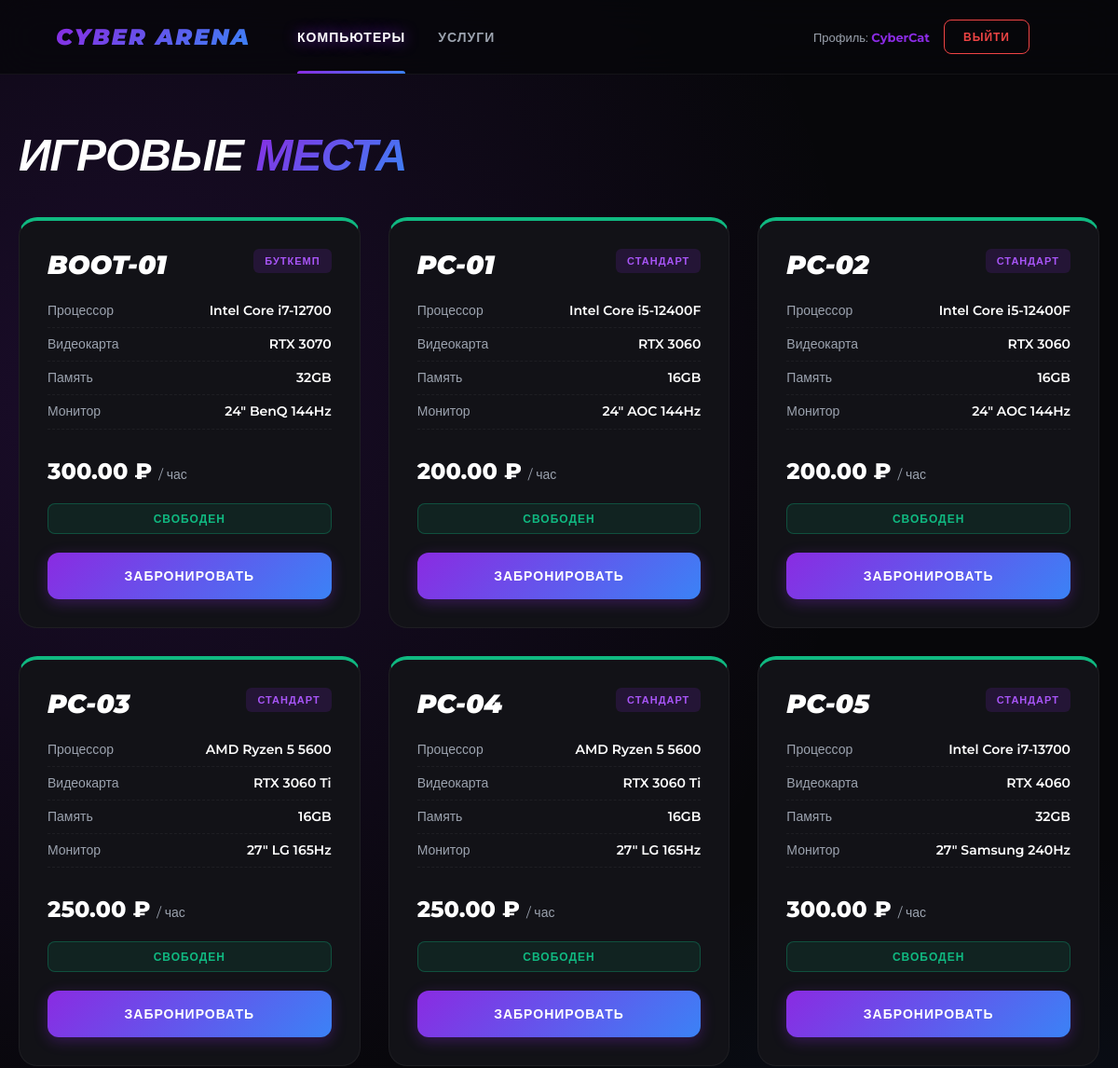
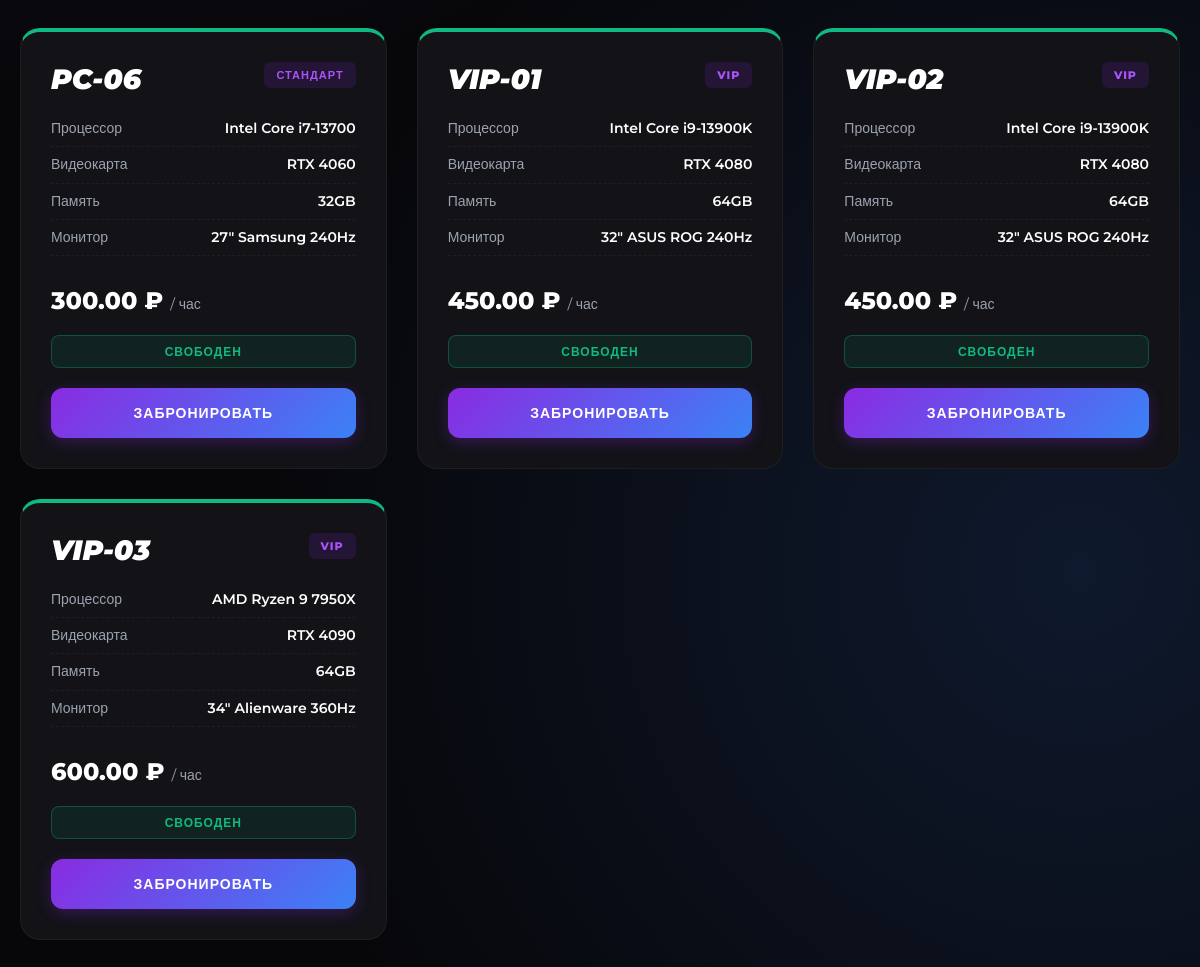
Page /arena/ (signed in) on the committed database (2 pictures, top to bottom).
### c_club/models.py (models this page shows, shortened)
class User(AbstractUser): #пользователи
    class Role(models.TextChoices):
        CLIENT = 'client', 'Клиент'
        ADMIN = 'admin', 'Администратор'
        MANAGER = 'manager', 'Менеджер'
        TECHNICIAN = 'technician', 'Техник'
    role = models.CharField(max_length=20, choices=Role.choices, default=Role.CLIENT)
    nickname = models.CharField(max_length=50, unique=True, null=True, blank=True)
    phone = models.CharField(max_length=20, blank=True)
    balance = models.DecimalField(max_digits=10, decimal_places=2, default=0)
    is_blocked = models.BooleanField(default=False)

class Computer(models.Model): #компы
    class Zone(models.TextChoices):
        STANDARD = 'standard', 'Стандарт'
        VIP = 'vip', 'VIP'
        BOOTCAMP = 'bootcamp', 'Буткемп'
    class Status(models.TextChoices):
        FREE = 'free', 'Свободен'
        BUSY = 'busy', 'Занят'
        MAINTENANCE = 'maintenance', 'Обслуживание'
        BROKEN = 'broken', 'Неисправен'
    name = models.CharField(max_length=50, unique=True)
    zone = models.CharField(max_length=20, choices=Zone.choices, default=Zone.STANDARD)
    cpu = models.CharField(max_length=100, blank=True)
    gpu = models.CharField(max_length=100, blank=True)
    ram = models.CharField(max_length=50, blank=True)
    monitor = models.CharField(max_length=100, blank=True)
    status = models.CharField(max_length=20, choices=Status.choices, default=Status.FREE)
    hourly_rate = models.DecimalField(max_digits=10, decimal_places=2)
    tariff = models.ForeignKey(Tariff, on_delete=models.SET_NULL, null=True, blank=True)
    class Meta:
        ordering = ['name']

### c_club/views.py (the view)
# urls.py: path('arena/', views.index_page, name='index'),
@role_required(['client', 'admin', 'manager', 'technician'])
def index_page(request):
    computers = Computer.objects.all().order_by('name')
    clients = []
    if request.user.role in ['admin', 'manager']:
        clients = User.objects.filter(role='client').order_by('nickname')
    context = {
        'computers': computers,
        'clients': clients,
    }
    return render(request, 'index.html', context)

### c_club/views.py (called while the page is built)
def role_required(allowed_roles):
    def decorator(view_func):
        @wraps(view_func)
        def _wrapped_view(request, *args, **kwargs):
            if not request.user.is_authenticated:
                return redirect('login_page')
            if request.user.role not in allowed_roles:
                return JsonResponse({'status': 'error', 'message': 'Доступ запрещен', 'code': 403}, status=403)
            return view_func(request, *args, **kwargs)
        return _wrapped_view
    return decorator

### c_club/templates/index.html (shortened to what this page needs)
{% load static %}
<!DOCTYPE html>
<html lang="ru">
<head>
    <link rel="stylesheet" href="{% static 'css/style.css' %}">
</head>
<body>
    <nav>
        <a href="/" class="nav-brand" style="text-decoration: none;">Cyber Arena</a>
        {% if user.is_authenticated %}
            <a href="/arena/" class="{% if request.resolver_match.url_name == 'index' %}active{% endif %}">Компьютеры</a>
            <a href="/services-page/" class="{% if request.resolver_match.url_name == 'services-page' %}active{% endif %}">Услуги</a>
        {% endif %}
        <div style="margin-left: auto; display: flex; align-items: center; gap: 15px;">
            {% if user.is_authenticated %}
                <span style="color: var(--text-muted); font-size: 13px;">
                    Профиль: <b style="color: var(--primary);">{{ user.nickname|default:user.username }}</b>
                </span>
                <a href="/logout/" class="admin-link" style="margin-left: 0; border-color: var(--danger); color: var(--danger) !important;">Выйти</a>
            {% else %}
                <a href="/login/" class="btn" style="padding: 10px 20px; width: auto; font-size: 13px;">Вход</a>
            {% endif %}
        </div>
    </nav>
    <div class="container">
        <h1>Игровые <span>места</span></h1>
        <div class="grid">
            {% for comp in computers %}
                <div class="card {{ comp.status }}">
                    <div class="card-header">
                        <div class="card-title">{{ comp.name }}</div>
                        <div class="zone-badge">{{ comp.get_zone_display }}</div>
                    </div>
                    <div class="card-specs">
                        <div>Процессор <span>{{ comp.cpu|default:"—" }}</span></div>
                        <div>Видеокарта <span>{{ comp.gpu|default:"—" }}</span></div>
                        <div>Память <span>{{ comp.ram|default:"—" }}</span></div>
                        {% if comp.monitor %}<div>Монитор <span>{{ comp.monitor }}</span></div>{% endif %}
                    </div>
                    <div class="price">{{ comp.hourly_rate }} ₽ <span>/ час</span></div>
                    <div class="status {{ comp.status }}">
                        {% if comp.status == 'free' %}Свободен
                        {% elif comp.status == 'busy' %}Занят
                        {% else %}Обслуживание{% endif %}
                    </div>
                    {% if comp.status == 'free' %}
                        <button class="btn" onclick="openStartModal({{ comp.id }}, '{{ comp.name }}', '{{ comp.tariff_id|default:'' }}')">Забронировать</button>
                    {% elif comp.status == 'busy' %}
                        <button class="btn danger" onclick="stopSession({{ comp.id }})">Завершить</button>
                    {% else %}
                        <button class="btn" disabled>Недоступен</button>
                    {% endif %}
                </div>
            {% endfor %}
        </div>
    </div>
</body>
</html>

### rows in the picture
User: nickname "CyberCat"
Computer: name "BOOT-01", zone "БУТКЕМП", cpu "Intel Core i7-12700", gpu "RTX 3070", ram "32GB", monitor "24\" BenQ 144Hz", hourly_rate "300.00", status "СВОБОДЕН"
Computer: name "PC-01", zone "СТАНДАРТ", cpu "Intel Core i5-12400F", gpu "RTX 3060", ram "16GB", monitor "24\" AOC 144Hz", hourly_rate "200.00", status "СВОБОДЕН"
Computer: name "PC-02", zone "СТАНДАРТ", cpu "Intel Core i5-12400F", gpu "RTX 3060", ram "16GB", monitor "24\" AOC 144Hz", hourly_rate "200.00", status "СВОБОДЕН"
Computer: name "PC-03", zone "СТАНДАРТ", cpu "AMD Ryzen 5 5600", gpu "RTX 3060 Ti", ram "16GB", monitor "27\" LG 165Hz", hourly_rate "250.00", status "СВОБОДЕН"
Computer: name "PC-04", zone "СТАНДАРТ", cpu "AMD Ryzen 5 5600", gpu "RTX 3060 Ti", ram "16GB", monitor "27\" LG 165Hz", hourly_rate "250.00", status "СВОБОДЕН"
Computer: name "PC-05", zone "СТАНДАРТ", cpu "Intel Core i7-13700", gpu "RTX 4060", ram "32GB", monitor "27\" Samsung 240Hz", hourly_rate "300.00", status "СВОБОДЕН"
Computer: name "PC-06", zone "СТАНДАРТ", cpu "Intel Core i7-13700", gpu "RTX 4060", ram "32GB", monitor "27\" Samsung 240Hz", hourly_rate "300.00", status "СВОБОДЕН"
Computer: name "VIP-01", zone "VIP", cpu "Intel Core i9-13900K", gpu "RTX 4080", ram "64GB", monitor "32\" ASUS ROG 240Hz", hourly_rate "450.00", status "СВОБОДЕН"
Computer: name "VIP-02", zone "VIP", cpu "Intel Core i9-13900K", gpu "RTX 4080", ram "64GB", monitor "32\" ASUS ROG 240Hz", hourly_rate "450.00", status "СВОБОДЕН"
Computer: name "VIP-03", zone "VIP", cpu "AMD Ryzen 9 7950X", gpu "RTX 4090", ram "64GB", monitor "34\" Alienware 360Hz", hourly_rate "600.00", status "СВОБОДЕН"
